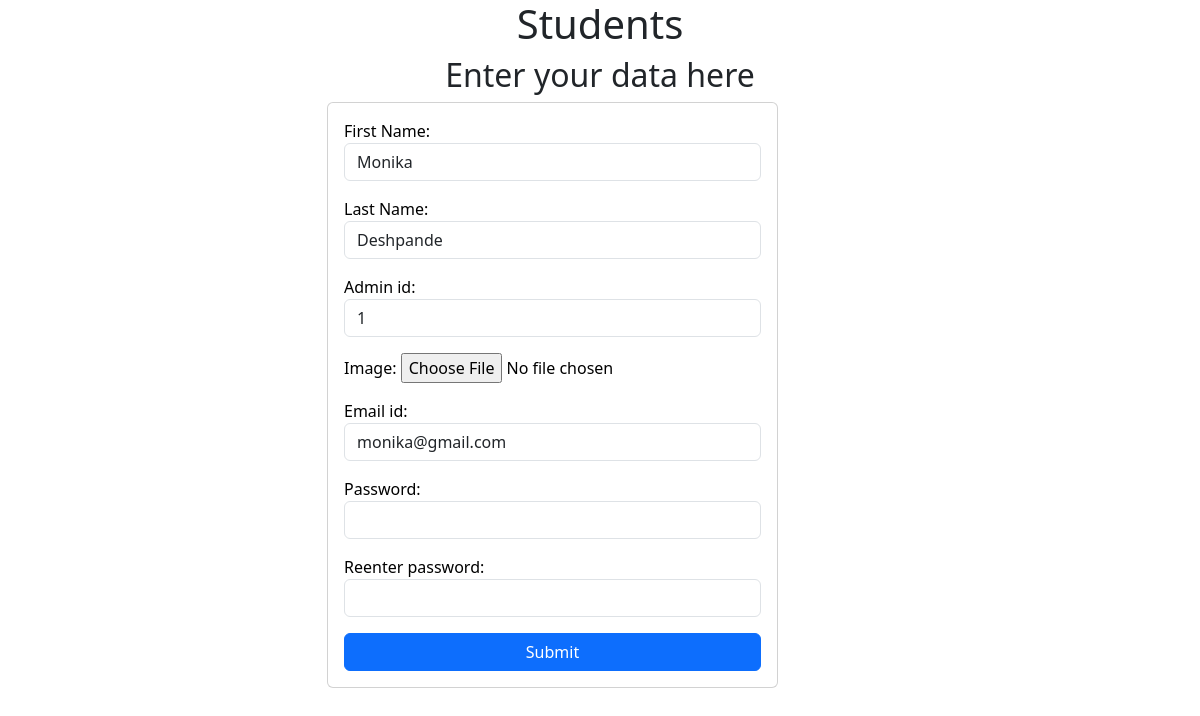
Page /python_quiz/update/monika@gmail.com on the committed database.
### python_quiz/models.py (models this page shows, shortened)
class administrator_login(models.Model):
    firstname = models.CharField(max_length=20, null=False)
    lastname = models.CharField(max_length=20, null=False)
    admin_id = models.CharField(max_length=100, null=False)
    image = models.ImageField(upload_to="administrator_login/", blank=True)
    email_id = models.EmailField(blank=True, primary_key= True)
    password = models.CharField(max_length=100, null=False)
    reenter_password = models.CharField(max_length=100, null=False)

### python_quiz/views.py (the view)
# urls.py: path('update/<str:email_id>', update_admin),
def update_admin(request, email_id):
    data = administrator_login.objects.get(email_id=email_id)
    form = administrator_login_form(instance=data)
    if request.method =="POST":
        form = administrator_login_form(request.POST, instance=data)
        if form.is_valid():
            form.save()
    context = {'form': form}
    return render(request, 'python_quiz/admin_signup.html', context)

### python_quiz/forms.py
class administrator_login_form(forms.ModelForm):
    class Meta:
        model = administrator_login
        fields = '__all__'
        labels= { 'firstname': 'First Name', 'lastname': 'Last Name', 'reenter password': 'Re-enter Password'}
        widgets = {
            'firstname':forms.TextInput(attrs={'class':'form-control'}),
            'lastname':forms.TextInput(attrs={'class':'form-control'}),
            'admin_id':forms.NumberInput(attrs={'class':'form-control'}),
            'email_id':forms.EmailInput(attrs={'class':'form-control'}),
            'password':forms.PasswordInput(attrs={'class':'form-control'}),
            'reenter_password':forms.PasswordInput(attrs={'class':'form-control'})
        }

### templates/python_quiz/admin_signup.html (shortened to what this page needs)
<!DOCTYPE html>
<html lang="en">
<head>
    <link href="https://cdn.jsdelivr.net/npm/bootstrap@5.3.2/dist/css/bootstrap.min.css" rel="stylesheet">
</head>
<body>
    <h1 class= "text-center":>Students</h1>
    <h2 class= "text-center">Enter your data here</h2>
    <div class="container">
        <div class="row">
            <div class="col-md-5 offset-md-3">
                <div class="card bg-Primary-dark text-black" >
                    <div class="card-body">
                        <form action="" method="post">
                            {% for fm in form %}
                            <div class="form-group mb-3">
                                {{fm.label_tag}}  {{fm}} <small class="text-danger"> {{fm.errors|striptags}} </small>
                            </div>
                            {% endfor %}
                            <div class="d-grid gap-2">
                                <input class="btn btn-primary" type="submit" href="/python_quiz/home"  value="Submit" >
                            </div>
                    </div>
                </div>
            </div>
        </div>
    </div>
</body>
</html>

### rows in the picture
administrator_login: form "Monika" "Deshpande" "1" "monika@gmail.com"

### other values in the picture
{{ fm.label_tag }} "First Name:" "Last Name:" "Admin id:" "Image:" "Email id:" "Password:" "Reenter password:"
